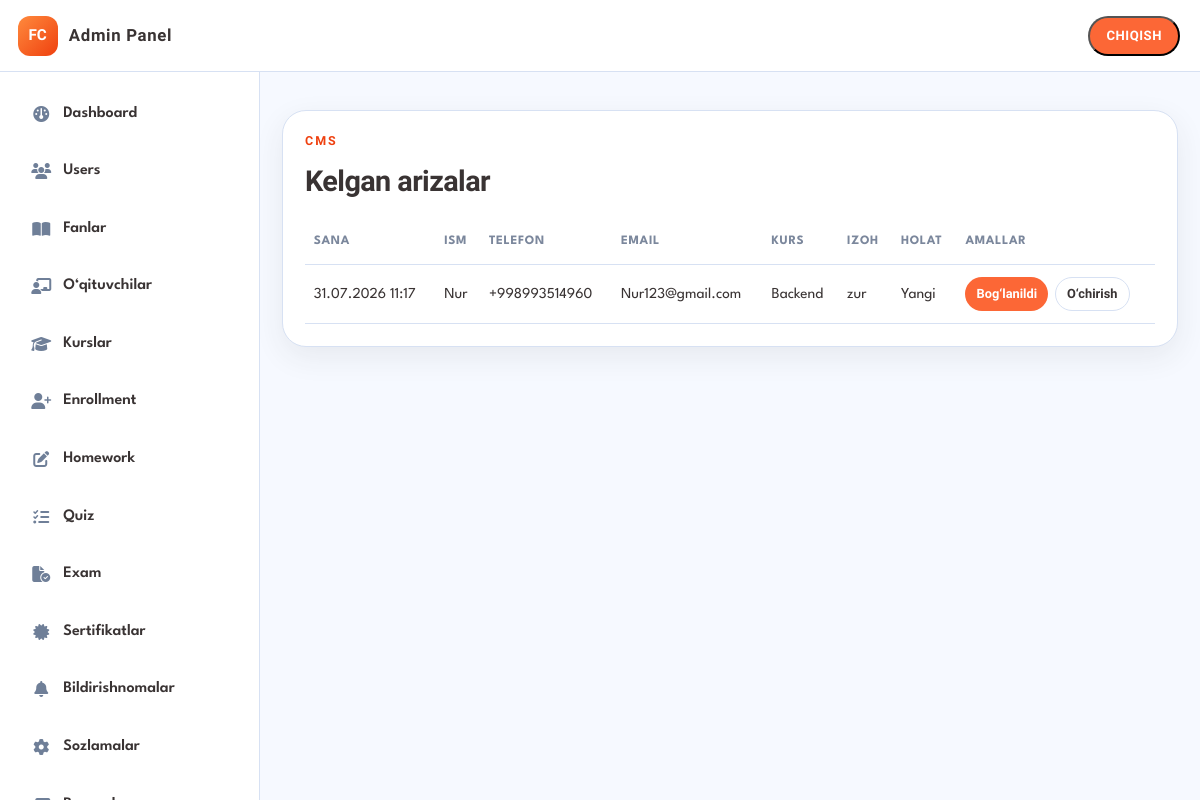
/portal/admin/leads/ (signed in), run on the app's committed database.
### cms/models.py (models this page shows, shortened)
class Lead(models.Model):
    name = models.CharField(max_length=120)
    phone = models.CharField(max_length=30)
    email = models.EmailField(blank=True)
    course_interest = models.CharField(max_length=150, blank=True)
    message = models.TextField(blank=True)
    is_contacted = models.BooleanField(default=False, db_index=True)
    created_at = models.DateTimeField(auto_now_add=True)
    class Meta:
        ordering = ["-created_at"]
        verbose_name = "Ariza"
        verbose_name_plural = "Arizalar"

### portal/cms_admin.py (the view)
# urls.py: path("portal/admin/leads/", views.admin_leads, name="admin_leads"),
@admin_required
def admin_leads(request):
    return _admin_shell(
        request,
        "portal/admin/leads.html",
        {"leads": Lead.objects.all()},
    )

### accounts/models.py (called while the page is built)
    @property
    def is_admin(self):
        return self.role == Role.ADMIN or self.user.is_superuser

    @property
    def is_student(self):
        return self.role == Role.STUDENT and not self.user.is_superuser

### accounts/permissions.py (called while the page is built)
def get_profile(user) -> Profile:
    profile, _ = Profile.objects.get_or_create(
        user=user,
        defaults={
            "role": Role.ADMIN if user.is_superuser else Role.STUDENT,
            "full_name": user.get_full_name() or user.username,
            "is_email_verified": user.is_superuser,
            "must_change_password": not user.is_superuser,
        },
    )
    return profile

def _password_gate(request, profile):
    if profile.must_change_password:
        return redirect("accounts:force_password_change")
    return None

def admin_required(view_func):
    @login_required
    @wraps(view_func)
    def _wrapped(request, *args, **kwargs):
        profile = get_profile(request.user)
        request.profile = profile
        blocked = _password_gate(request, profile)
        if blocked:
            return blocked
        if profile.is_admin:
            return view_func(request, *args, **kwargs)
        messages.error(request, "Faqat administrator kira oladi.")
        return redirect(role_home_url_name(request.user))
    return _wrapped

### portal/cms_admin.py (called while the page is built)
def _admin_shell(request, template, context=None):
    ctx = context or {}
    return render(request, template, ctx)

### templates/portal/admin/leads.html (shortened to what this page needs)
{% extends "portal/admin/admin_base.html" %}
{% block content %}
<section class="panel">
  <div class="panel-head">
    <div>
      <p class="eyebrow">CMS</p>
      <h2>Kelgan arizalar</h2>
    </div>
  </div>
  <div class="table-wrap">
    <table class="data-table">
      <thead>
        <tr>
          <th>Sana</th>
          <th>Ism</th>
          <th>Telefon</th>
          <th>Email</th>
          <th>Kurs</th>
          <th>Izoh</th>
          <th>Holat</th>
          <th>Amallar</th>
        </tr>
      </thead>
      <tbody>
        {% for lead in leads %}
          <tr>
            <td>{{ lead.created_at|date:"d.m.Y H:i" }}</td>
            <td>{{ lead.name }}</td>
            <td>{{ lead.phone }}</td>
            <td>{{ lead.email|default:"—" }}</td>
            <td>{{ lead.course_interest|default:"—" }}</td>
            <td>{{ lead.message|default:"—"|truncatechars:60 }}</td>
            <td>{% if lead.is_contacted %}Bog‘lanilgan{% else %}Yangi{% endif %}</td>
            <td class="actions">
              <form method="post" action="{% url 'portal:admin_lead_toggle' lead.pk %}">
                <button class="btn-mini {% if lead.is_contacted %}ghost{% endif %}" type="submit">
                  {% if lead.is_contacted %}Yangi qilish{% else %}Bog‘lanildi{% endif %}
                </button>
              </form>
              <form method="post" action="{% url 'portal:admin_lead_delete' lead.pk %}" onsubmit="return confirm('O‘chirishni tasdiqlaysizmi?');">
                <button class="btn-mini ghost" type="submit">O‘chirish</button>
              </form>
            </td>
          </tr>
        {% empty %}
          <tr><td colspan="8">Ariza yo‘q.</td></tr>
        {% endfor %}
      </tbody>
    </table>
  </div>
</section>
{% endblock %}

### static/css/styles.css (style rules this page uses)
:root { --bg: #f6f9ff; --white: #ffffff; --main-dark: #393333; --muted: #7b879c; --stroke: #d7e1f3; --icon-light: #e6edfb; --accent: #fc6736; --accent-deep: #ef400f; --blue: #009bf5; --blue-2: #3b82f6; --blue-soft: #60a5fa; --green: #00cc81; --cyan: #00bcd3; --gold: #fdc61d; --sidebar: 260px; --topbar: 72px; --radius: 20px; --shadow: 0 10px 30px rgba(57, 51, 51, 0.08); --font: "League Spartan", system-ui, sans-serif; --font-display: "Oxanium", system-ui, sans-serif; }
*, *::before, *::after { box-sizing: border-box; }
html { scroll-behavior: smooth; }
body { margin: 0; font-family: var(--font); color: var(--main-dark); background: var(--bg); line-height: 1.5; }
h1, h2, h3, .brand-text, .eyebrow { font-family: var(--font-display); margin: 0; letter-spacing: -0.02em; }
p { margin: 0; }
.eyebrow { font-size: 0.78rem; font-weight: 700; letter-spacing: 0.16em; text-transform: uppercase; margin-bottom: 0.55rem; opacity: 0.9; }
.panel .eyebrow, .growth-panel .eyebrow, .streak-panel .eyebrow, .contact-panel .eyebrow { color: var(--accent-deep); opacity: 1; }
.panel { margin-top: 1.1rem; padding: 1.35rem; background: var(--white); border: 1px solid var(--stroke); border-radius: 24px; box-shadow: var(--shadow); }
.panel-head { display: flex; align-items: end; justify-content: space-between; gap: 1rem; margin-bottom: 1.1rem; }
.panel h2, .growth-panel h2, .streak-panel h2, .contact-panel h2 { font-size: clamp(1.35rem, 2.4vw, 1.8rem); font-weight: 800; }

### static/css/portal.css (style rules this page uses)
.portal-body { min-height: 100svh; }
.table-wrap { overflow-x: auto; }
.data-table { width: 100%; border-collapse: collapse; font-size: 0.95rem; }
.data-table th, .data-table td { padding: 0.75rem 0.55rem; border-bottom: 1px solid var(--stroke); text-align: left; vertical-align: middle; }
.data-table th { color: var(--muted); font-size: 0.8rem; text-transform: uppercase; letter-spacing: 0.05em; }
.actions { display: flex; gap: 0.4rem; flex-wrap: wrap; }
.actions form { margin: 0; }
.btn-mini { display: inline-flex; align-items: center; justify-content: center; min-height: 34px; padding: 0 0.7rem; border-radius: 999px; border: 0; background: var(--accent); color: #fff; font-weight: 700; font-size: 0.8rem; cursor: pointer; font-family: var(--font-display); }
.btn-mini.ghost { background: #fff; color: var(--main-dark); border: 1px solid var(--stroke); }

### data on the page
Lead: created_at "31.07.2026 11:17", name "Nur", phone "+998993514960", email "Nur123@gmail.com", course_interest "Backend", message "zur", is_contacted "Yangi"
